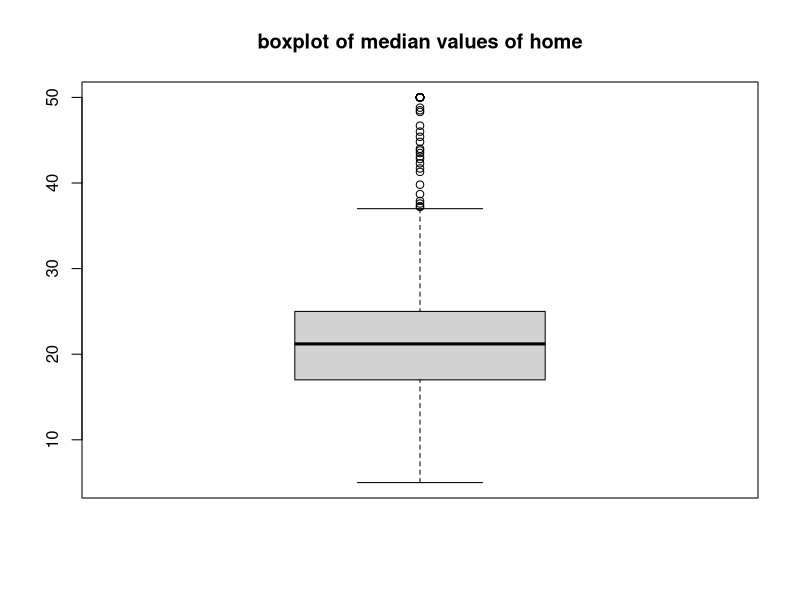
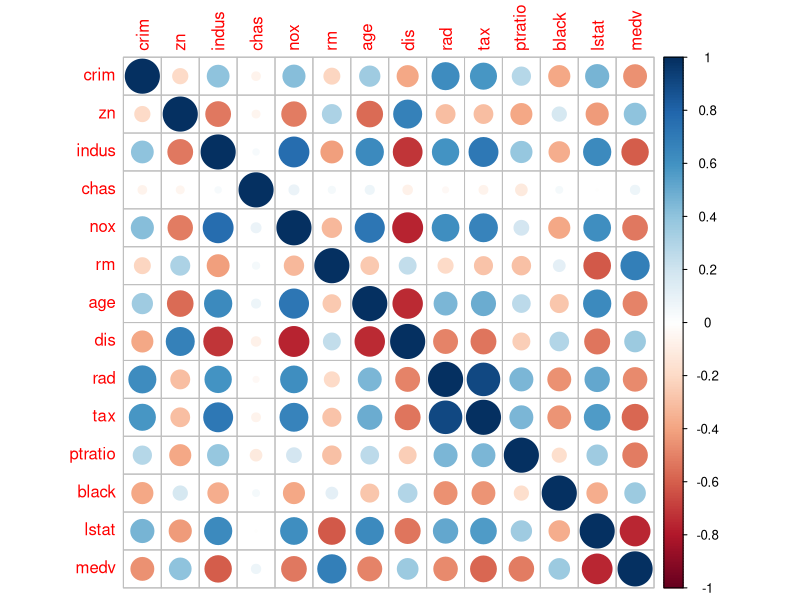
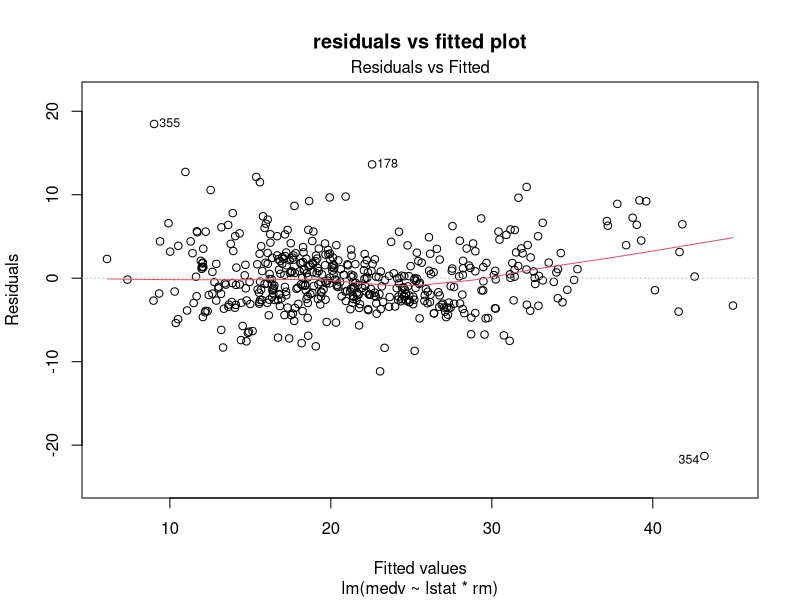
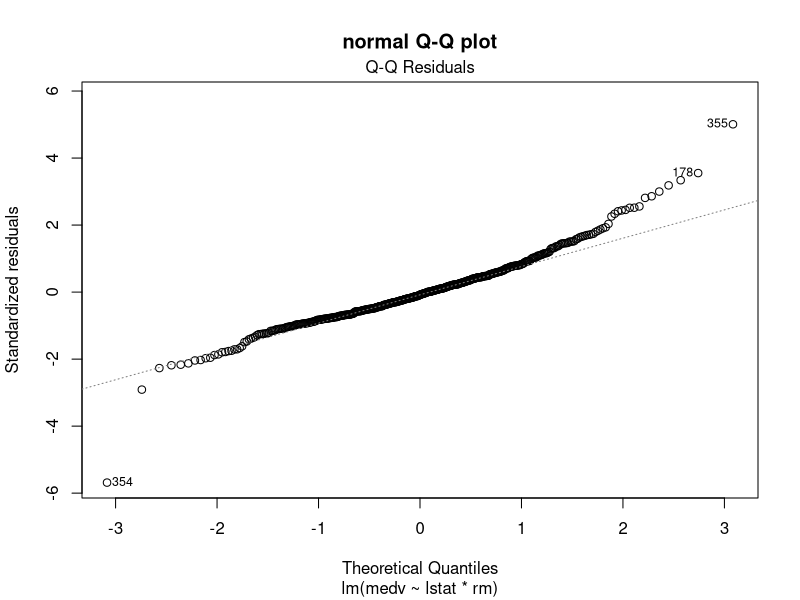

Generate these figures, in order, with R:
library(MASS)
library(ggplot2)
library(caret)
library(car)
library(pROC)
library(dplyr)
library(corrplot)

data("Boston")
head(Boston)

sum(is.na(Boston))

summary(Boston)

boxplot(Boston$medv, main="boxplot of median values of home")

Boston <- Boston %>% filter(medv<50)

cor_matrix <- cor(Boston)
corrplot(cor_matrix, method="circle")

simple_model <- lm(medv ~ lstat, data=Boston)
summary(simple_model)

multiple_model <- lm(medv ~ lstat * rm, data = Boston)
summary(multiple_model)

adjusted_R2 <- summary(multiple_model)$adj.r.squared
AIC_value <- AIC(multiple_model)
BIC_value <- BIC(multiple_model)

plot(multiple_model, which = 1, main="residuals vs fitted plot")

plot(multiple_model, which = 2, main="normal Q-Q plot")

train_control <- trainControl(method="cv", number=10)
cv_model <- train(
  medv~lstat*rm, 
  data=Boston,
  method="lm",
  trControl = train_control
)
print(cv_model)

